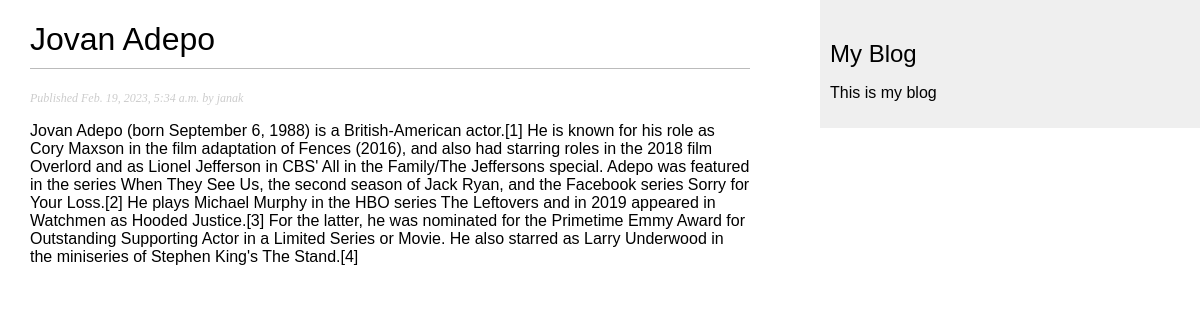
Page /blog/2023/2/19/Jovan_Adepo/ on the committed database.
### blog/models.py (models this page shows, shortened)
class Post(models.Model):
    class Status(models.TextChoices):
        DRAFT = 'DF','Draft'
        PUBLISHED = 'PB','Published'
    title = models.CharField(max_length=250)
    slug = models.SlugField(max_length=250,unique_for_date='publish')
    author = models.ForeignKey(User,on_delete=models.CASCADE,related_name='blog_posts')
    body = models.TextField()
    publish = models.DateTimeField(default=timezone.now)
    created = models.DateTimeField(auto_now_add=True)
    updated = models.DateTimeField(auto_now=True)
    status = models.CharField(max_length=2,choices=Status.choices,
    default=Status.DRAFT)
    objects = models.Manager() #The default manager
    published = PublishedManager() #Our custom manager
    class Meta:
        ordering = ['-publish']
        indexes = [
            models.Index(fields=['-publish']),
        ]

### blog/views.py (the view)
def post_detail(request,year,month,day,post):
    print(year)
    print(month)
    print(day)
    post = get_object_or_404(Post,
    status=Post.Status.PUBLISHED,
    slug=post)
    return render(request,'blog/post/detail.html',{'post':post})

### blog/templates/blog/post/detail.html (shortened to what this page needs)
{% extends "blog/base.html" %}
{% block content %}
<h1>{{ post.title }}</h1>
<p class="date">
    Published {{ post.publish }} by {{ post.author}}
</p>
{{ post.body|linebreaks }}
{% endblock %}

### blog/static/blog/blog.css (style rules this page uses)
body { margin:0; padding:0; font-family:helvetica, sans-serif; }
h1 { font-weight:normal; border-bottom:1px solid #bbb; padding:0 0 10px 0; }
p.date { color:#ccc; font-family: georgia, serif; font-size: 12px; font-style: italic; }

### rows in the picture
Post: title "Jovan Adepo", publish "Feb. 19, 2023, 5:34 a.m.", author "janak", body "Jovan Adepo (born September 6, 1988) is a British-American actor.[1] He is known for his role as Cory Maxson in the film adaptation of Fences (2016), and also had starring roles in the 2018 film Overlord and as Lionel Jefferson in CBS' All in the Family/The Jeffersons special. Adepo was featured in the series When They See Us, the second season of Jack Ryan, and the Facebook series Sorry for Your Loss.[2] He plays Michael Murphy in the HBO series The Leftovers and in 2019 appeared in Watchmen as Hooded Justice.[3] For the latter, he was nominated for the Primetime Emmy Award for Outstanding Supporting Actor in a Limited Series or Movie. He also starred as Larry Underwood in the miniseries…"
